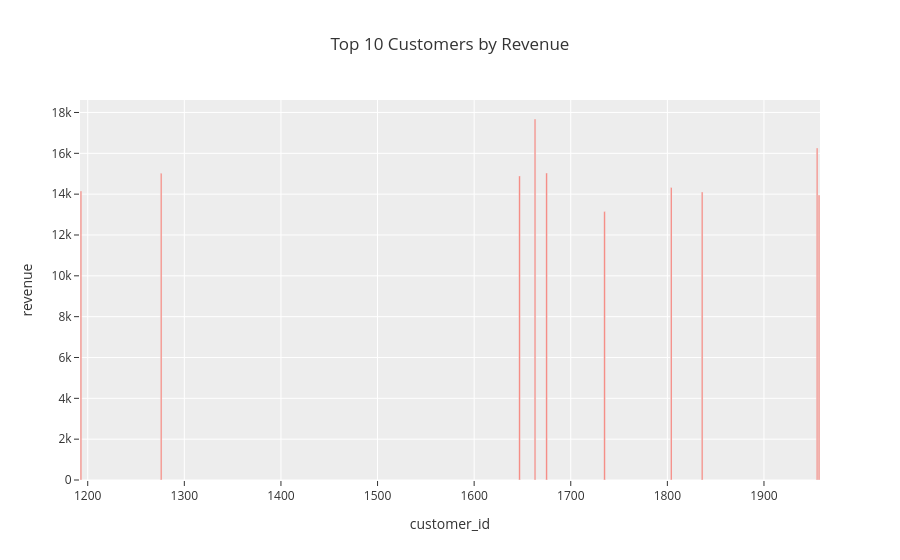

Write notebook code for a chart like this one.
### Code cell
#customers generate the most revenue
fig = px.bar(
    top_customers_revenue,
    x='customer_id',
    y='revenue',
    title='Top 10 Customers by Revenue',
    template='ggplot2'
)

fig.show()

### Figure 1 — Plotly figure (JSON) as saved in the notebook; plotly's stock layout.template omitted (floating-point values rounded to 4 significant figures)
{"data": [{"hovertemplate": "customer_id=%{x}<br>revenue=%{y}<extra></extra>", "legendgroup": "", "marker": {"color": "#F8766D", "pattern": {"shape": ""}}, "name": "", "orientation": "v", "showlegend": false, "textposition": "auto", "type": "bar", "x": [1663, 1955, 1675, 1276, 1647, 1804, 1193, 1836, 1957, 1735], "xaxis": "x", "y": [17680.0, 16270.0, 15040.0, 15020.0, 14890.0, 14330.0, 14150.0, 14110.0, 13960.0, 13150.0], "yaxis": "y"}], "layout": {"barmode": "relative", "legend": {"tracegroupgap": 0}, "title": {"text": "Top 10 Customers by Revenue"}, "xaxis": {"anchor": "y", "domain": [0, 1], "title": {"text": "customer_id"}}, "yaxis": {"anchor": "x", "domain": [0, 1], "title": {"text": "revenue"}}}}
